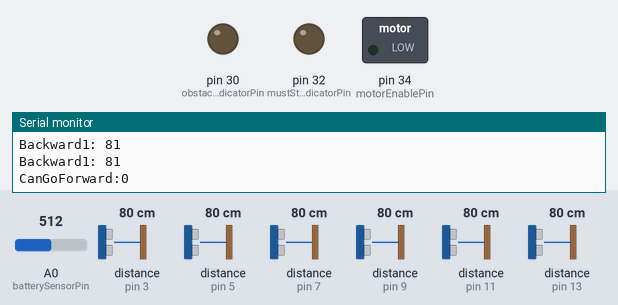
Bench run of a sketch on a simulated Arduino Mega 2560, built with avr-gcc and run on an emulated ATmega2560. Parts: switched loads named in the sketch (green lamp = pin HIGH), output pins drawn as LEDs (lit = HIGH), the last lines printed to the serial monitor. Inputs (shaded band) come from the test bench; at power-on: distance to the obstacle (sensors on pin 3, pin 5, pin 7, pin 9, pin 11, pin 13) 80 cm, A0 (batterySensorPin) = 512. The echo pulse lasts 58.3 µs per cm.

Above: at 0.1 s.
At 1.2 s:
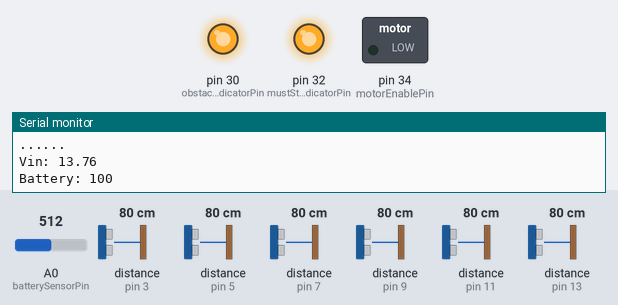
1.3 s: distance to the obstacle (sensor on pin 3) set to 2 cm
4.3 s: distance to the obstacle (sensor on pin 5) set to 2 cm
7.3 s: distance to the obstacle (sensor on pin 7) set to 4 cm
10.3 s: distance to the obstacle (sensor on pin 9) set to 18 cm
13.3 s: distance to the obstacle (sensor on pin 11) set to 253 cm
16.3 s: distance to the obstacle (sensor on pin 13) set to 4 cm
Timing chart, 0 to 19.3 s (numbered marks = the images above; inputs shaded):
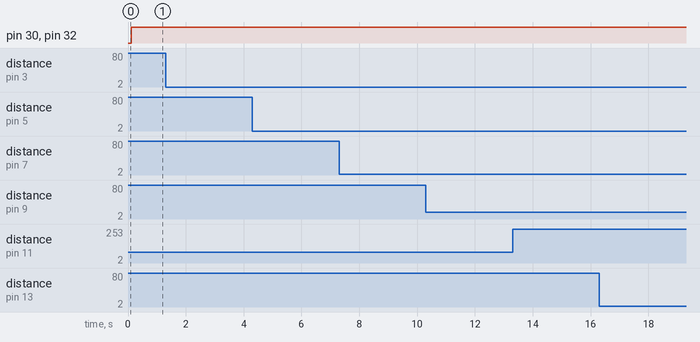

The sketch:

Arduino.ino
```cpp
//Sonar Pin
#define sonarTrigForward1Pin 2
#define sonarEchoForward1Pin 3
#define sonarTrigForward2Pin 4
#define sonarEchoForward2Pin 5
#define sonarTrigBackward1Pin 6
#define sonarEchoBackward1Pin 7
#define sonarTrigBackward2Pin 8
#define sonarEchoBackward2Pin 9

#define upperSonar1TrigPin 10
#define upperSonar1EchoPin 11
#define upperSonar2TrigPin 12
#define upperSonar2EchoPin 13

#define batterySensorPin A0

#define obstacleIndicatorPin 30
#define mustStopIndicatorPin 32

#define motorEnablePin 34

#define MAX_DIST 250 //cm
#define MIN_DIST 60 //cm
#define LOWEST_DIST 10 //cm
#define UPPER_MIN_DIST 90 //cm

String sendingData,prevData="Null";
char sendingDataArr[10];
boolean isObstacle = false;  //for indicator
boolean mustStopFlag = true; //to disable motor


#include "sonarControl.h"
#include "batterySensor.h"

void setup(){
  Serial.begin(9600);
  Serial1.begin(9600);
  pinMode(obstacleIndicatorPin,OUTPUT);
  pinMode(mustStopIndicatorPin,OUTPUT);
  pinMode(motorEnablePin,OUTPUT);
}

void stringToArr(){
  int i;
  for(i=0;i<sendingData.length();i++){
    sendingDataArr[i]=sendingData[i];
  }
  sendingDataArr[i]='\0';
}

void loop(){
  sendingData="*";
  readSonarData();
  getBatteryData();

  sendingData+=String(batteryValueParcent);
  sendingData+="*";

  if(sendingData!=prevData){
    stringToArr();
    Serial1.write(sendingDataArr);
    Serial1.flush();
    prevData=sendingData;
    Serial.print("Sent: ");
    Serial.println(sendingDataArr);
  }
  if(isObstacle)
    digitalWrite(obstacleIndicatorPin,HIGH);
  else
    digitalWrite(obstacleIndicatorPin,LOW);

  if(mustStopFlag){
    digitalWrite(mustStopIndicatorPin,HIGH);
    digitalWrite(motorEnablePin,LOW);
  }
  else{
    digitalWrite(mustStopIndicatorPin,LOW);
    digitalWrite(motorEnablePin,HIGH);
  }


  delay(50);
  //delay(1000);
}
```

batterySensor.h
```cpp
#define HIGHEST_BATTERY 12.1
#define LOWEST_BATTERY 10.5
int val,batteryValueParcent;
float vOUT = 0.0;
float vIN = 0.0;
float R1 = 30000.0;
float R2 = 7500.0;

void getBatteryData(){
  val = analogRead(batterySensorPin);
  //vOUT = (val * 5.0) / 1024.0;
  vOUT = (val * 5.0) / 930;
  vIN = vOUT / (R2/(R1+R2));
  batteryValueParcent=(float)((vIN-LOWEST_BATTERY)*100)/(HIGHEST_BATTERY-LOWEST_BATTERY);
  if(batteryValueParcent>100) batteryValueParcent=100;
  else if(batteryValueParcent<0)batteryValueParcent=0;
  Serial.print("Vin: ");
  Serial.println(vIN);
  Serial.print("Battery: ");
  Serial.println(batteryValueParcent);
}
```

sonarControl.h
```cpp
#include<NewPing.h>

NewPing sonarForward1(sonarTrigForward1Pin,sonarEchoForward1Pin,MAX_DIST);
NewPing sonarForward2(sonarTrigForward2Pin,sonarEchoForward2Pin,MAX_DIST);
NewPing sonarBackward1(sonarTrigBackward1Pin,sonarEchoBackward1Pin,MAX_DIST);
NewPing sonarBackward2(sonarTrigBackward2Pin,sonarEchoBackward2Pin,MAX_DIST);

NewPing upperSonarForward(upperSonar1TrigPin,upperSonar1EchoPin,MAX_DIST);
NewPing upperSonarBackward(upperSonar2TrigPin,upperSonar2EchoPin,MAX_DIST);

int forward1Dist,forward2Dist,backward1Dist,backward2Dist,upperForwardDist,upperBackwardDist;
boolean canGoForward = false, canGoBackward = false;

void printSonarData(){
  Serial.print("Forward1: ");
  Serial.println(forward1Dist);
  Serial.print("Forward2: ");
  Serial.println(forward2Dist);

  Serial.print("Backward1: ");
  Serial.println(backward1Dist);
  Serial.print("Backward1: ");
  Serial.println(backward2Dist);
  Serial.print("CanGoForward:");
  Serial.println(canGoForward);
  Serial.print("canGoBackward:");
  Serial.println(canGoBackward);
  Serial.println("......");
}

void mustStopCheck(){
  if(forward1Dist!=0 && forward1Dist<LOWEST_DIST ||
      forward2Dist!=0 && forward2Dist<LOWEST_DIST ||
      backward1Dist!=0 && backward1Dist<LOWEST_DIST ||
      backward2Dist!=0 && backward2Dist<LOWEST_DIST ||
      upperForwardDist!=0 && upperForwardDist<UPPER_MIN_DIST ||
      upperBackwardDist!=0 && upperBackwardDist<UPPER_MIN_DIST){
    mustStopFlag = true;
  } else {
    mustStopFlag = false;
  }
}

void readSonarData(){
  forward1Dist = sonarForward1.ping_cm();
  forward2Dist = sonarForward2.ping_cm();
  backward1Dist = sonarBackward1.ping_cm();
  backward2Dist = sonarBackward2.ping_cm();
  upperForwardDist = upperSonarForward.ping_cm();
  upperBackwardDist = upperSonarBackward.ping_cm();

  isObstacle=false;
  if(forward1Dist!=0 && forward1Dist<MIN_DIST || forward2Dist!=0 && forward2Dist<MIN_DIST || upperForwardDist!=0 && upperForwardDist<UPPER_MIN_DIST ){
    canGoForward = false;
    sendingData+="0";
    isObstacle=true;
  } else {
    canGoForward = true;
    sendingData+="1";
  }

  if(backward1Dist!=0 && backward1Dist<MIN_DIST || backward2Dist!=0 && backward2Dist<MIN_DIST || upperBackwardDist!=0 && upperBackwardDist<UPPER_MIN_DIST ){
    canGoBackward = false;
    sendingData+="0";
    isObstacle=true;
  } else {
    canGoBackward =true;
    sendingData+="1";
  }
  sendingData+="^";
  printSonarData();
  mustStopCheck();
}
```
